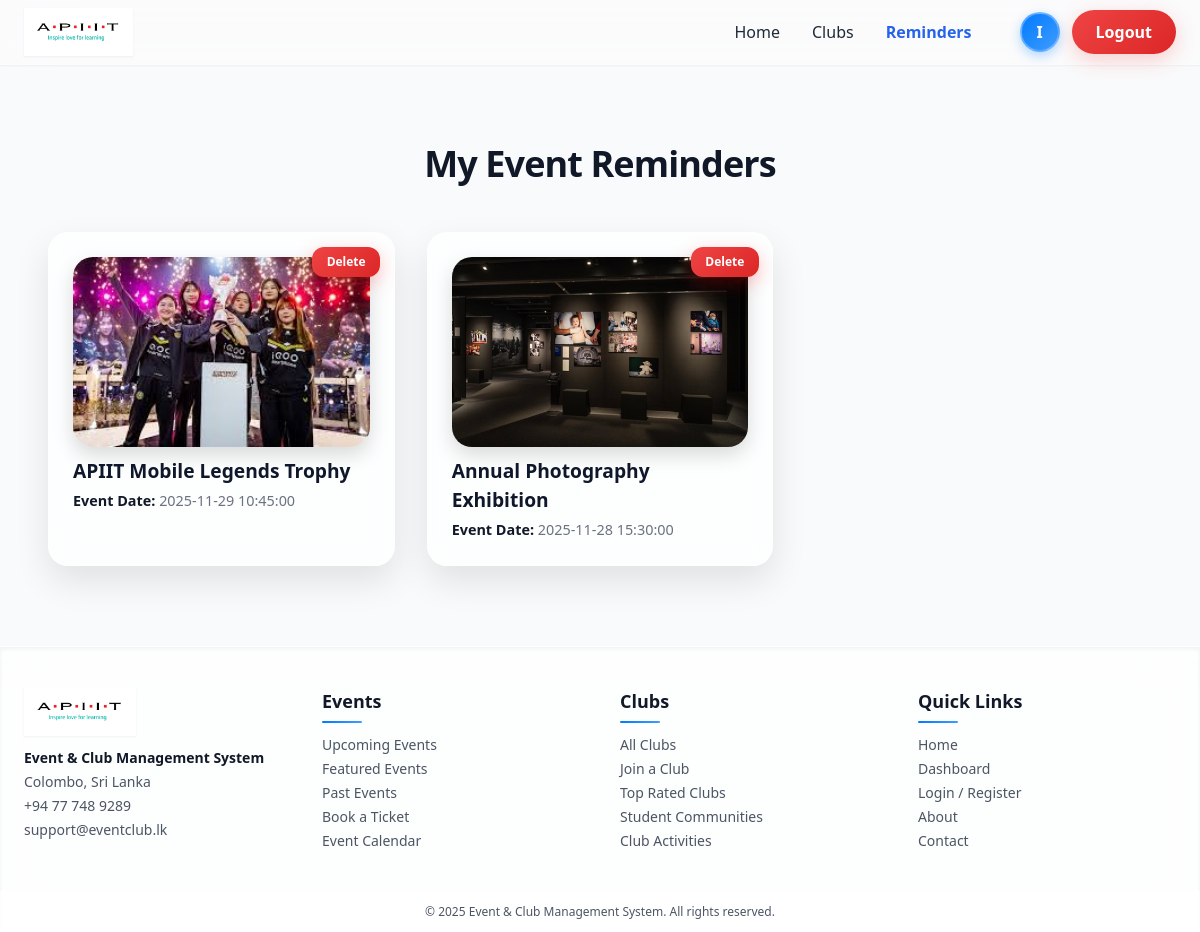
The app's page /Pages/reminders.php (signed in) with its own data.
### tables this page shows
CREATE TABLE `reminders` (
  `id` int(11) NOT NULL,
  `user_id` int(11) NOT NULL,
  `event_id` int(11) NOT NULL,
  `created_at` timestamp NOT NULL DEFAULT current_timestamp()
);

CREATE TABLE `events` (
  `id` int(11) NOT NULL,
  `title` varchar(255) NOT NULL,
  `description` text DEFAULT NULL,
  `event_date` datetime NOT NULL,
  `venue` varchar(255) DEFAULT NULL,
  `price` decimal(10,2) DEFAULT NULL,
  `ticket_url` varchar(255) DEFAULT NULL,
  `main_image` varchar(255) DEFAULT NULL,
  `extra_image_1` varchar(255) DEFAULT NULL,
  `extra_image_2` varchar(255) DEFAULT NULL,
  `extra_image_3` varchar(255) DEFAULT NULL,
  `club_id` int(11) DEFAULT NULL,
  `created_at` datetime DEFAULT current_timestamp()
);

### Pages/reminders.php (the view, shortened to what this page needs)
<?php
include('../includes/db_connection.php');
$user_id = $_SESSION['user_id'];
include('../includes/header.php');
$query = "
SELECT r.id AS reminder_id, r.created_at AS reminder_added, e.*
FROM reminders r
INNER JOIN events e ON r.event_id = e.id
WHERE r.user_id = ?
ORDER BY r.created_at DESC
";
$stmt = $pdo->prepare($query);
$stmt->execute([$user_id]);
$reminders = $stmt->fetchAll();
?>
<div class="max-w-6xl mx-auto mt-12 mb-20 px-6">
    <h1 class="text-4xl font-extrabold text-center mb-12 text-gray-900 tracking-tight">
        My Event Reminders
    </h1>
    <?php if (empty($reminders)): ?>
        <div class="no-reminders-box">
            You have no reminders yet.
        </div>
    <?php else: ?>
    <div class="grid grid-cols-1 md:grid-cols-2 lg:grid-cols-3 gap-8">
        <?php foreach ($reminders as $event): ?>
        <div class="reminder-card">
            <a href="reminders.php?delete=<?= $event['reminder_id'] ?>"
               onclick="return confirm('Delete this reminder?');"
               class="delete-btn">Delete</a>
            <a href="event_view.php?id=<?= $event['id'] ?>">
                <img src="../uploads/<?= $event['main_image'] ?>" class="reminder-img">
                <h2 class="reminder-title">
                    <?= htmlspecialchars($event['title']) ?>
                </h2>
            </a>
            <p class="reminder-date mt-1">
                <span class="font-semibold text-gray-900">Event Date:</span>
                <?= $event['event_date'] ?>
            </p>
        </div>
        <?php endforeach; ?>
    </div>
    <?php endif; ?>
</div>
<?php include('../includes/footer.php'); ?>

### includes/header.php (style rules this page uses)
:root { --primary: #007aff; --primary-light: #409cff; --primary-dark: #0056d8; --glass: rgba(255, 255, 255, 0.7); --glass-border: rgba(255, 255, 255, 0.3); --transition: all 0.3s cubic-bezier(0.4, 0, 0.2, 1); }

### Pages/reminders.php (style rules this page uses)
:root { --primary: #007aff; --primary-light: #4da3ff; --primary-dark: #0056d8; --glass: rgba(255, 255, 255, 0.7); --glass-border: rgba(255, 255, 255, 0.35); --text-dark: #0f172a; --text-muted: #6b7280; --radius-lg: 1.25rem; --transition: all 0.25s cubic-bezier(0.4, 0, 0.2, 1); }
.reminder-card { background: var(--glass); border: 1px solid var(--glass-border); backdrop-filter: blur(14px) saturate(170%); -webkit-backdrop-filter: blur(14px) saturate(170%); border-radius: var(--radius-lg); padding: 1.5rem; transition: var(--transition); position: relative; overflow: hidden; cursor: pointer; box-shadow: 0 15px 35px rgba(0,0,0,0.1); }
.reminder-card::before { content: ''; position: absolute; top:0; left:0; right:0; bottom:0; background: linear-gradient(135deg, rgba(255,255,255,0.4), rgba(255,255,255,0.1)); opacity: 0; transition: var(--transition); }
.reminder-img { height: 190px; width: 100%; object-fit: cover; border-radius: var(--radius-lg); transition: var(--transition); box-shadow: 0 8px 20px rgba(0,0,0,0.15); }
.delete-btn { background: linear-gradient(135deg, #ef4444, #dc2626); color: white; padding: 0.4rem 0.9rem; font-size: 0.75rem; font-weight: 600; border-radius: 0.75rem; position: absolute; top: 0.85rem; right: 0.85rem; box-shadow: 0 6px 18px rgba(255,0,0,0.25); transition: var(--transition); z-index: 5; }
.reminder-title { font-size: 1.2rem; font-weight: 700; margin-top: 0.65rem; color: var(--text-dark); transition: var(--transition); }
.reminder-date { font-size: 0.9rem; color: var(--text-muted); font-weight: 500; }

### includes/footer.php (style rules this page uses)
:root { --primary: #007aff; --primary-light: #409cff; --glass: rgba(255, 255, 255, 0.7); --glass-border: rgba(255, 255, 255, 0.3); --transition: all 0.3s cubic-bezier(0.4, 0, 0.2, 1); }

### records on screen
reminders: event.main_image (picture), event.title "APIIT Mobile Legends Trophy", event.event_date "2025-11-29 10:45:00"
reminders: event.main_image (picture), event.title "Annual Photography Exhibition", event.event_date "2025-11-28 15:30:00"

### other values on screen
$firstLetter "I"
